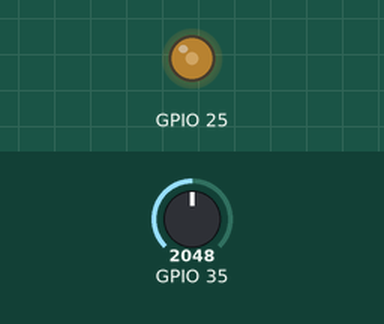
Recording of a sketch running on a simulated ESP32. Shown: output pins drawn as LEDs (lit = HIGH). The inputs (shaded band) are chosen by the test bench; at power-on: GPIO 35 = 2048. What the sketch prints to the serial monitor is not drawn.

Above: at 0.1 s.
Timing chart, 0 to 1.6 s (numbered marks = the images above):
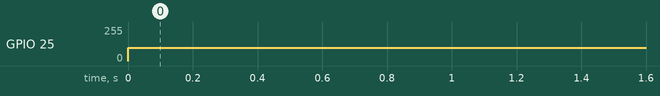

Measured:
- by itself, GPIO 25: 0/255 → 100/255 at 0.00 s

The sketch:

ESP32ADCorDAC.ino
```cpp
/*
 * （ESP32:ADC与DAC的使用
 */
void setup() {
  Serial.begin(115200);   //初始化调试串口，之后可以使用Ardunio ide 自带的串口调试，也可以自己用别的串口调试软件调试，波特率对上就行了
}

void loop() {
  float adc_get;
  Serial.println(analogRead(35));  //analogRead(35)获取指定IO口的模拟电压数据（该方法将阻塞直到采集完成）；数据范围为0~2^12-1,即0~4095.
  Serial.println(adc_get);
  dacWrite(25, 100);  //25,26 就是两个DAC引脚，后面的值取值范围时0-255，具体输出电压是  200/255*电源电压，200就是你填入的值
  delay(1000);

/**************************************************************************************************************************************/
/*********************************************     调整精度用的一些函数     ************************************************************/
/**************************************************************************************************************************************/
  //以下是我在网上找到的ADC的资料，如果简单使用就直接用下面的关键字读取，如果精度有一些要求就用下面注释的一些函数设置
  //void analogReadResolution(uint8_t bits)  设置模拟数据读取分辨率，取值1~16，默认为12；
  //void analogSetWidth(uint8_t bits)  设置ADC采样分辨率，取值9~12，默认为12；
  //void analogSetCycles(uint8_t cycles)  设置单次采样的周期，取值1~255，默认为8；
  //void analogSetSamples(uint8_t samples)设置单次采样的实际采样次数，取值1~255，默认为1；该项的设置相当于提高了ADC的灵敏度，比如该值为2，则采样获得数据就是真实数据的2倍；
  //void analogSetClockDiv(uint8_t clockDiv)设置ADC时钟分频系数，取值1~255，默认为1；

  //下面是设置ADC全局输入衰减，取值ADC_0db, ADC_2_5db, ADC_6db, ADC_11db，默认为11db；  当 VDD_A 为 3.3V 时：  0dB 下量程最大为 1.1V  2.5dB 下量程最大为 1.5V  6dB 下量程最大为 2.2V  11dB 下量程最大为 3.9V（最大可以采集到3.3V电压）
  //void analogSetAttenuation(adc_attenuation_t attenuation)

  //void analogSetPinAttenuation(uint8_t pin, adc_attenuation_t attenuation)  设置单独某个IO口的输入衰减；
  //int hallRead()Get value for HALL sensor (without LNA) connected to pins 36(SVP) and 39(SVN)；(关于霍尔传感器)

  //下面几个是非阻塞采样 相关函数
  //bool adcAttachPin(uint8_t pin)将IO口连接到ADC;
  //bool adcStart(uint8_t pin)开启采样与转换；
  //bool adcBusy(uint8_t pin)检查采样与转换是否完成；
  //uint16_t adcEnd(uint8_t pin)读取采集到的数据（如果未完成将阻塞至完成）；
}
```
